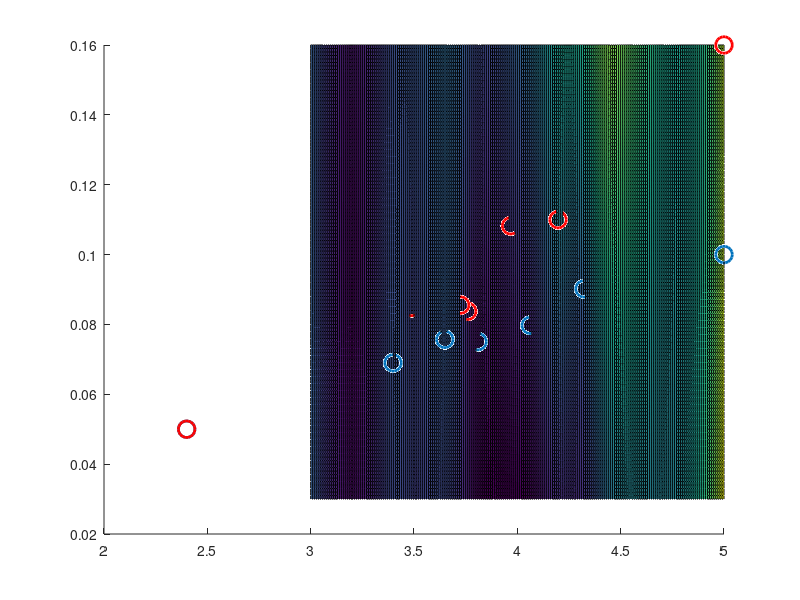

Source code (MATLAB): (Note: this script raises an error after producing the figure.)
%produces 2D invasion landscape versus the CV and the mean

clearvars; close all;

doxRange=[0.1 0.3 0.5 1.0 10.0];

%inducer concentrations
dox=[...
    -1
    0.1
    0.3
    0.5
    1
    10
    20];

%average fluorescence
GFPaveH=[...
    2.4
    3.488107435
    3.725761448
    3.759890103
    3.967407157
    4.196857051
    5.0];

%GFPave=GFPave/log(10);

GFPcvH=[...
    0.05    
    0.084847147
    0.085538987
    0.08376257
    0.108231423
    0.109985837
    0.16];

%invasiveness (High mNF-BACH1)
InvFH=[...
    25       25     25
    28.17	31.08	24.74
    25.29	30.24	30.41
    18.3	21.59	18.1
    26.48	20.08	25
    43.35	55.02	46.87
    100     100     100];

mInvFH=mean(InvFH')';


%average fluorescence
GFPaveL=[...
    2.4
    3.398626132
    3.648960343
    3.809999739
    4.062188809
    4.322541832
    5.0];

%GFPave=GFPave/log(10);

GFPcvL=[...
    0.05    
    0.068988301
    0.075706523
    0.075070879
    0.079746859
    0.090183528
    0.1];

%invasiveness (Low mNF-BACH1)
InvFL=[...
    25      25      25
    30.92	30.29	33.33
    35.93	31.15	35.86
    13.97	11.42	15.74
    16.62	21.42	22.65
    38.35	36.83	39.37
    100     100     100];

mInvFL=mean(InvFL')';

mInvF=[mInvFL mInvFH];

figure;hold on;
plot3(GFPaveL,GFPcvL,mInvFL,'o','LineWidth',2,'MarkerSize',12);
plot3(GFPaveH,GFPcvH,mInvFH,'ro','LineWidth',2,'MarkerSize',12);
% x=[GFPaveL;GFPaveH;5];
% y=[GFPcvL;GFPcvH;0.06];
% z=[mInvFL;mInvFH;100];
x=[GFPaveL;GFPaveH;4.4;4.4;3.2;3.2];
y=[GFPcvL;GFPcvH;0.09;0.11;0.06;0.1];
z=[mInvFL;mInvFH;60;70;10;10];
XI=3:0.01:5;
YI=0.03:0.001:0.16;
YI=YI';
ZI = griddata(x,y,z,XI,YI,'v4');
surf(XI,YI,ZI);alpha 0.5
shading interp;colormap gray;
xlabel('mean, lg(BACH1)');
ylabel('CV, lg(BACH1)');
zlabel('Invasiveness (%)')
L1=legend('mNF-BACH1-L','mNF-BACH1-H');
set(gca,'FontSize',24,'XLim',[3.22 4.4],'YLim',[0.03 0.16],'ZLim',[0 100],'View',[-15.5604 32.8190]);
%set(gca,'FontSize',24,'View',[-13.0637 41.4925]);
set(L1,'String',{'mNF-BACH1-L','mNF-BACH1-H'})

